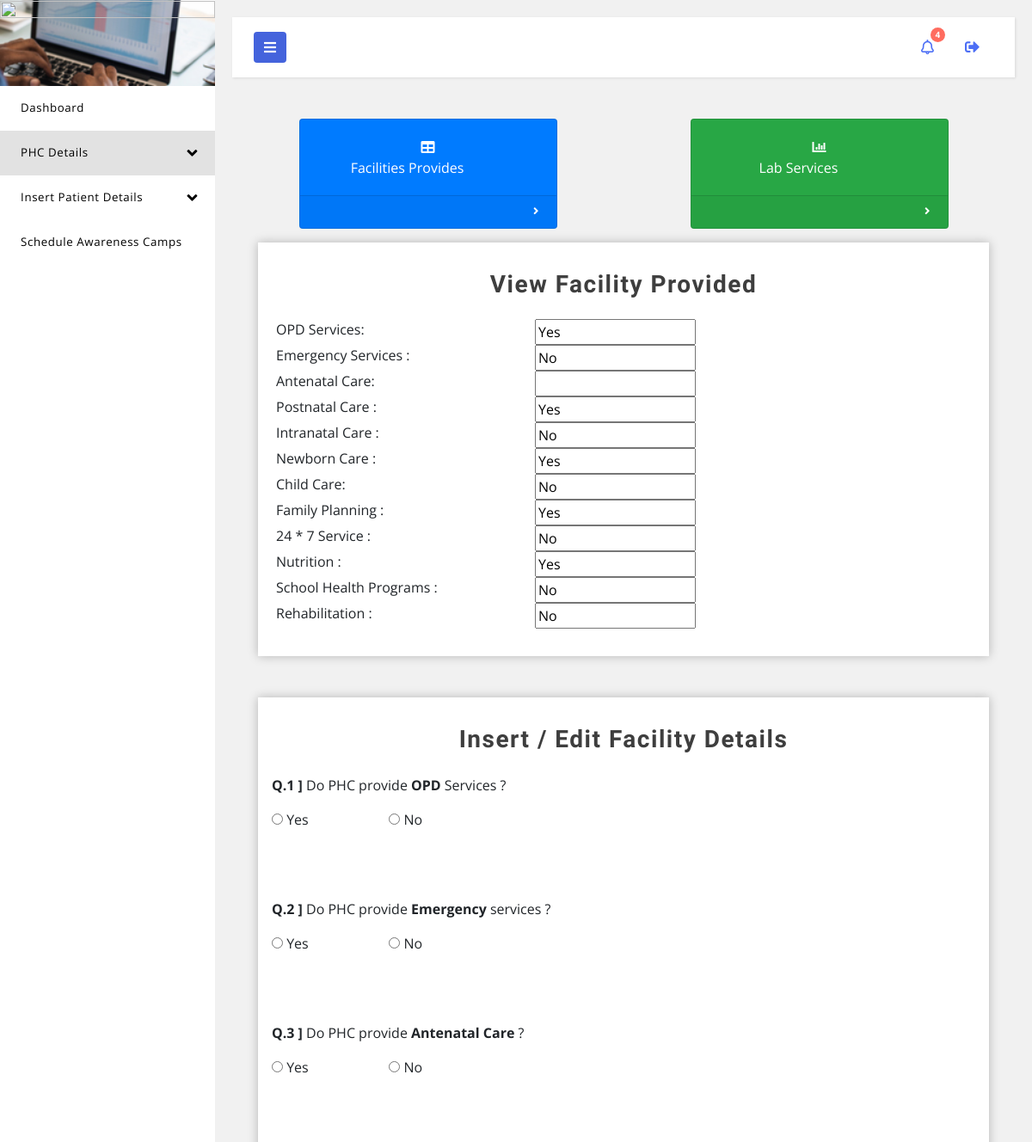
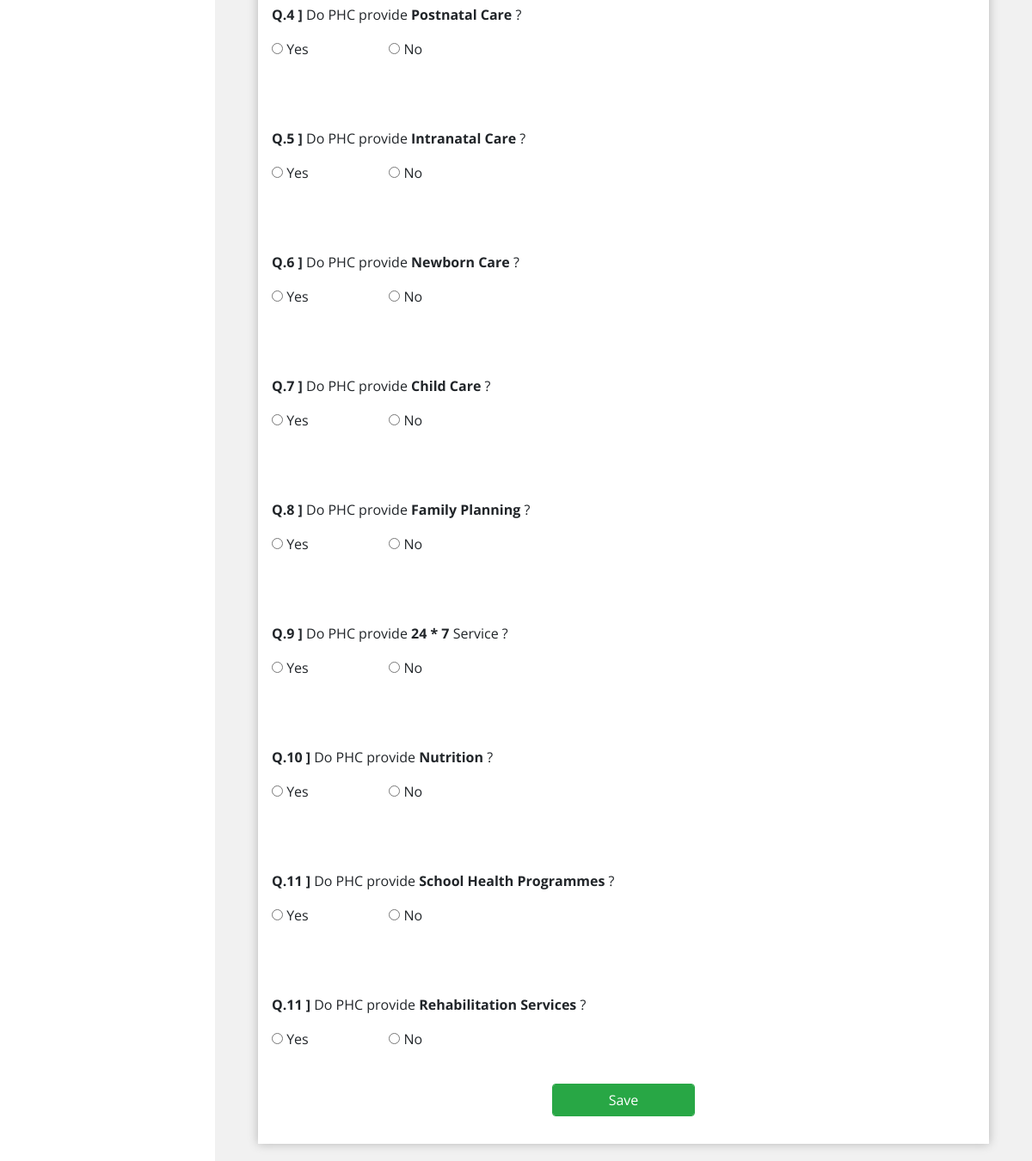
Screenshot of /phc/facilities.php (signed in) with the database file from the repository (2 pictures, top to bottom).
### tables this page shows
CREATE TABLE `services` (
  `PHCid` int(11) DEFAULT NULL,
  `opd_services` char(3) DEFAULT NULL,
  `emergency_services` char(3) DEFAULT NULL,
  `antenatal_care` char(3) DEFAULT NULL,
  `postnatal_care` char(3) DEFAULT NULL,
  `intranatal_care` char(3) DEFAULT NULL,
  `newborn_care` char(3) DEFAULT NULL,
  `child_care` char(3) DEFAULT NULL,
  `family_planning` char(3) DEFAULT NULL,
  `24_hours` char(3) DEFAULT NULL,
  `nutrition` char(3) DEFAULT NULL,
  `school_health_program` char(3) DEFAULT NULL,
  `rehabilitation` char(3) DEFAULT NULL
);

### phc/facilities.php (the view, shortened to what the rows shown need)
<!DOCTYPE html>
<html lang="en">
<head>
    <?php
       include 'dbconfig.php';
       $id=$_SESSION['user'];
    ?>
    <link href="css/bootstrap.css" rel="stylesheet" type="text/css" media="all"/>
    <link rel="stylesheet" href="css/bar.css">
    <link rel="stylesheet" type="text/css" href="css/pignose.calender.css"/>
    <link href="css/style.css" rel="stylesheet" type="text/css" media="all"/>
    <link rel="stylesheet" href="css/style4.css">
    <link href="css/fontawesome-all.css" rel="stylesheet">
    <link rel="stylesheet" type="text/css" href="https://cdn.datatables.net/v/ju/dt-1.10.18/datatables.min.css"/>
</head>
<body>
<div class="wrapper">
    <div id="content">
        <div class="container-fluid">
            <div class="container-fluid" id="facility">
                <div class="outer-w3-agile col-xl mt-3">
                    <div class="stats-info stats-body">
                        <div class="container-fluid form-row">
                            <?php
                            $result = $connect->query("select * from services where PHCid='$id'");
                            if ($result->num_rows > 0) {
                                $row = $result->fetch_assoc();
                                echo "<div class='form-row' style='width: 100%'>";
                                echo "<label>OPD Services: </label><input type='text' class=' form-row i1 ml-auto' style='margin-right:300px;' value='" . $row['opd_services'] . "' readonly><br>";
                                echo "</div>";
                                echo "<div class='form-row' style='width: 100%'>";
                                echo "<label>Emergency Services : </label><input type='text' class=' form-row i1 ml-auto' style='margin-right:300px;' value='" . $row['emergency_services'] . "' readonly><br>";
                                echo "</div>";
                                echo "<div class='form-row' style='width: 100%'>";
                                echo "<label>Antenatal Care: </label><input type='text' style='margin-right:300px;' class=' form-row i1 ml-auto' value='" . $row['antenatal_care'] . "' readonly><br>";
                                echo "</div>";
                                echo "<div class='form-row' style='width: 100%'>";
                                echo "<label>Postnatal Care : </label><input type='text' style='margin-right:300px;' class=' form-row i1 ml-auto' value='" . $row['postnatal_care'] . "' readonly><br>";
                                echo "</div>";
                                echo "<div class='form-row' style='width: 100%'>";
                                echo "<label>Intranatal Care : </label><input type='text' class=' form-row i1 ml-auto' style='margin-right:300px;' value='" . $row['intranatal_care'] . "' readonly><br>";
                                echo "</div>";
                                echo "<div class='form-row' style='width: 100%'>";
                                echo "<label>Newborn Care : </label><input type='text' class=' form-row i1 ml-auto' style='margin-right:300px;' value='" . $row['newborn_care'] . "' readonly><br>";
                                echo "</div>";
                                echo "<div class='form-row' style='width: 100%'>";
                                echo "<label>Child Care: </label><input type='text' style='margin-right:300px;' class='form-row i1 ml-auto' value='" . $row['child_care'] . "' readonly><br>";
                                echo "</div>";
                                echo "<div class='form-row' style='width: 100%'>";
                                echo "<label>Family Planning : </label><input type='text' style='margin-right:300px;' class=' form-row i1 ml-auto' value='" . $row['family_planning'] . "' readonly><br>";
                                echo "</div>";
                                echo "<div class='form-row' style='width: 100%'>";
                                echo "<label>24 * 7 Service : </label><input type='text' style='margin-right:300px;' class=' form-row i1 ml-auto' value='" . $row['24_hours'] . "' readonly><br>";
                                echo "</div>";
                                echo "<div class='form-row' style='width: 100%'>";
                                echo "<label>Nutrition : </label><input type='text' class=' form-row i1 ml-auto' style='margin-right:300px;' value='" . $row['nutrition'] . "' readonly><br>";
                                echo "</div>";
                                echo "<div class='form-row' style='width: 100%'>";
                                echo "<label>School Health Programs : </label><input type='text' class=' form-row i1 ml-auto' style='margin-right:300px;' value='" . $row['school_health_program'] . "' readonly><br>";
                                echo "</div>";
                                echo "<div class='form-row' style='width: 100%'>";
                                echo "<label>Rehabilitation : </label><input type='text' style='margin-right:300px;' class='form-row i1 ml-auto' value='" . $row['rehabilitation'] . "' readonly><br>";
                                echo "</div>";
                            } else {
                                echo "<center><h5 style='color:blue'>No Facility details available.. :( Enter Facility details !!</h5></center>";
                            }
                            ?>
                        </div>
                    </div>
                </div>
            </div>
        </div>
    </div>
</div>
<link href="css/simplyCountdown.css" rel='stylesheet' type='text/css'/>
</body>
</html>

### rows the page displays
services: opd_services "Yes", emergency_services "No", postnatal_care "Yes", intranatal_care "No", newborn_care "Yes", child_care "No", family_planning "Yes", 24_hours "No", nutrition "Yes", school_health_program "No", rehabilitation "No"
